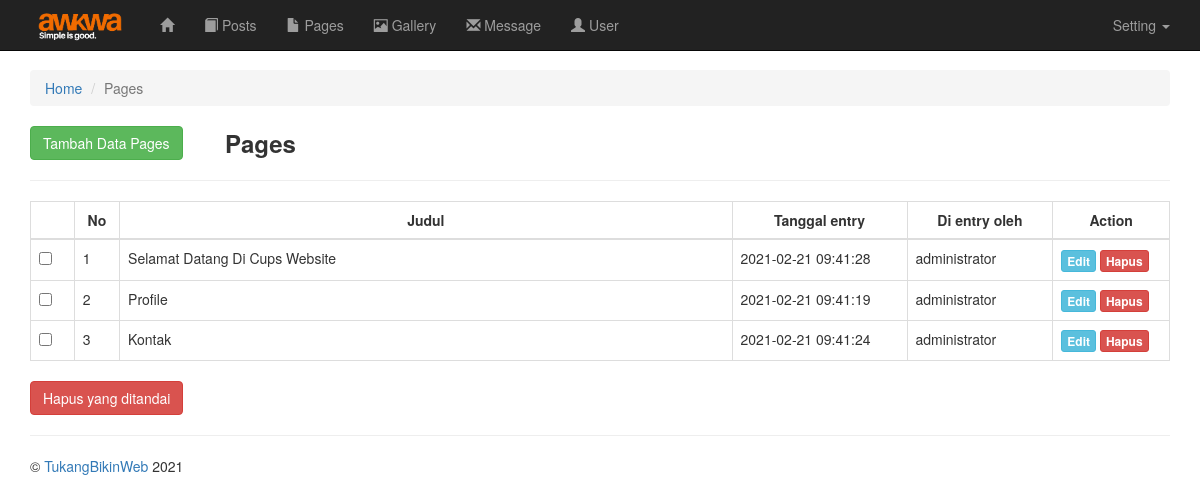
The app's page /admin/index.php?node=modul/pages/data (signed in), older data.
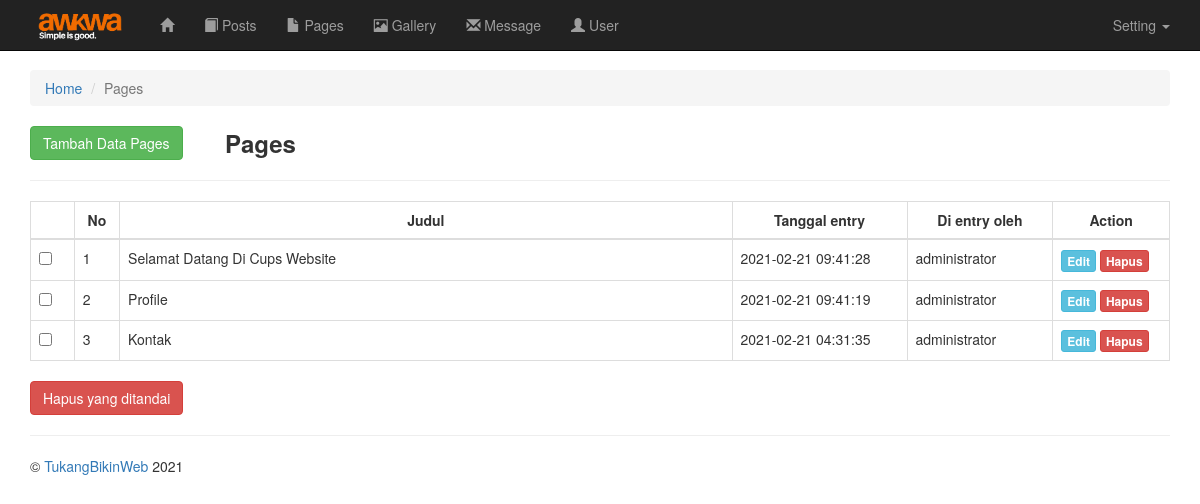
The same page, newer data.
### tables this page shows
CREATE TABLE IF NOT EXISTS `pages` (
  `id` int(11) NOT NULL AUTO_INCREMENT,
  `judul` varchar(250) NOT NULL,
  `content` text NOT NULL,
  `tgl_entry` datetime NOT NULL,
  `entry_oleh` varchar(150) NOT NULL,
  PRIMARY KEY (`id`) USING BTREE
);

### inc/dbs.php (called while the page is built, shortened)
<?php
class Dbs
{
	protected function konek()
	{
		$this->servername = "localhost";
		$this->username = "root";
		$this->password = "";
		$this->dbname = "awkwa";
		$conn = new mysqli($this->servername, $this->username, $this->password, $this->dbname);
		return $conn;
	}
}

### inc/fungsidata.php (called while the page is built, shortened)
<?php
class Fungsidata extends Dbs
{
   public function select($table, $select = '*', $where)
   {
      $sql = "SELECT " . $select . " FROM " . $table . " ";
      $sql .= $where;
      $result = $this->konek()->query($sql);
      return $result;
   }
}

### admin/modul/pages/data.php (the view, shortened to what this page needs)
<ol class="breadcrumb">
  <li><a href="index.php">Home</a></li>
  <li class="active">Pages</li>
</ol>
<div class="row">
  <div class="col-xs-2 col-sm-2 col-md-2 col-lg-2">
    <a href="index.php?node=modul/pages/form" class="btn btn-success">Tambah Data Pages</a>
  </div>
  <div class="col-xs-4 col-sm-4 col-md-4 col-lg-4">
    <font size="5"><strong>Pages</strong></font>
  </div>
</div>
<hr />
<form name="form2" method="post" action="modul/pages/delete_pilih.php">
  <table class="table table-bordered" width="100%" border="0" cellpadding="5" cellspacing="1">
    <thead>
      <th width="3%">&nbsp;</th>
      <th width="3%"><strong>
          <center>No</center>
        </strong></th>
      <th width="42%"><strong>
          <center>Judul</center>
        </strong></th>
      <th width="12%"><strong>
          <center>Tanggal entry</center>
        </strong></th>
      <th width="10%"><strong>
          <center>Di entry oleh</center>
        </strong></th>
      <th width="8%"><strong>
          <center>Action</center>
        </strong></th>
    </thead>
    <tbody>
      <?php
      $i = 0;
      $getpost = new Fungsidata();
      $arr_post = $getpost->select('pages', '*', '');
      $itung_post = $arr_post->num_rows;
      if ($itung_post != 0) {
        while ($row_post = $arr_post->fetch_assoc()) {
          $i++;
      ?>
          <tr>
            <td><input name="id_pilih[]" type="checkbox" id="id_pilih[]" value="<?php echo $row_post['id']; ?>">
            </td>
            <td><?php echo $i; ?></td>
            <td><?php echo $row_post['judul']; ?></td>
            <td><?php echo $row_post['tgl_entry']; ?></td>
            <td><?php echo $row_post['entry_oleh']; ?></td>
            <td>
              <a href="index.php?node=modul/pages/form&id=<?php echo $row_post['id']; ?>" class="btn btn-xs btn-info">
                <strong>Edit</strong>
              </a>
              <a href="javascript:confirmDelete('modul/pages/delete.php?id=<?php echo $row_post['id']; ?>')" onClick="return confirmDelete(del);" class="btn btn-xs btn-danger">
                <strong>Hapus</strong>
              </a>
            </td>
          </tr>
        <?php } ?>
    </tbody>
  <?php } ?>
  </table>
  <input class="btn btn-danger" type="submit" name="button2" id="button2" value="Hapus yang ditandai">
</form>

Row changes from the older to the newer data that the page shows:
changed pages "Kontak": tgl_entry "2021-02-21 09:41:24" → "2021-02-21 04:31:35"
